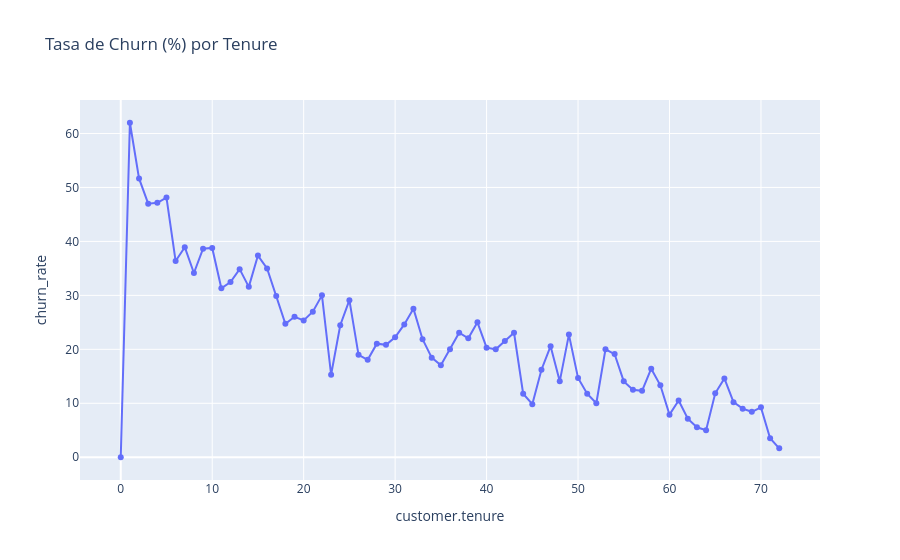

The notebook cell this image was saved under:
### Code cell
fig = px.line(df_grouped.reset_index(),
              x='customer.tenure',
              y='churn_rate',
              markers=True,
              title='Tasa de Churn (%) por Tenure')
fig.show()

### Figure 1 — Plotly figure (JSON) as saved in the notebook; plotly's stock layout.template omitted (floating-point values rounded to 4 significant figures)
{"data": [{"hovertemplate": "customer.tenure=%{x}<br>churn_rate=%{y}<extra></extra>", "legendgroup": "", "line": {"color": "#636efa", "dash": "solid"}, "marker": {"symbol": "circle"}, "mode": "lines+markers", "name": "", "orientation": "v", "showlegend": false, "type": "scatter", "x": [0.0, 1.0, 2.0, 3.0, 4.0, 5.0, 6.0, 7.0, 8.0, 9.0, 10.0, 11.0, 12.0, 13.0, 14.0, 15.0, 16.0, 17.0, 18.0, 19.0, 20.0, 21.0, 22.0, 23.0, 24.0, 25.0, 26.0, 27.0, 28.0, 29.0, 30.0, 31.0, 32.0, 33.0, 34.0, 35.0, 36.0, 37.0, 38.0, 39.0, 40.0, 41.0, 42.0, 43.0, 44.0, 45.0, 46.0, 47.0, 48.0, 49.0, 50.0, 51.0, 52.0, 53.0, 54.0, 55.0, 56.0, 57.0, 58.0, 59.0, 60.0, 61.0, 62.0, 63.0, 64.0, 65.0, 66.0, 67.0, 68.0, 69.0, 70.0, 71.0, 72.0], "xaxis": "x", "y": [0.0, 61.99, 51.68, 47.0, 47.16, 48.12, 36.36, 38.93, 34.15, 38.66, 38.79, 31.31, 32.48, 34.86, 31.58, 37.37, 35.0, 29.89, 24.74, 26.03, 25.35, 26.98, 30.0, 15.29, 24.47, 29.11, 18.99, 18.06, 21.05, 20.83, 22.22, 24.62, 27.54, 21.88, 18.46, 17.05, 20.0, 23.08, 22.03, 25.0, 20.31, 20.0, 21.54, 23.08, 11.76, 9.836, 16.22, 20.59, 14.06, 22.73, 14.71, 11.76, 10.0, 20.0, 19.12, 14.06, 12.5, 12.31, 16.42, 13.33, 7.895, 10.53, 7.143, 5.556, 5.0, 11.84, 14.61, 10.2, 9.0, 8.421, 9.244, 3.529, 1.657], "yaxis": "y"}], "layout": {"legend": {"tracegroupgap": 0}, "title": {"text": "Tasa de Churn (%) por Tenure"}, "xaxis": {"anchor": "y", "domain": [0, 1], "title": {"text": "customer.tenure"}}, "yaxis": {"anchor": "x", "domain": [0, 1], "title": {"text": "churn_rate"}}}}
